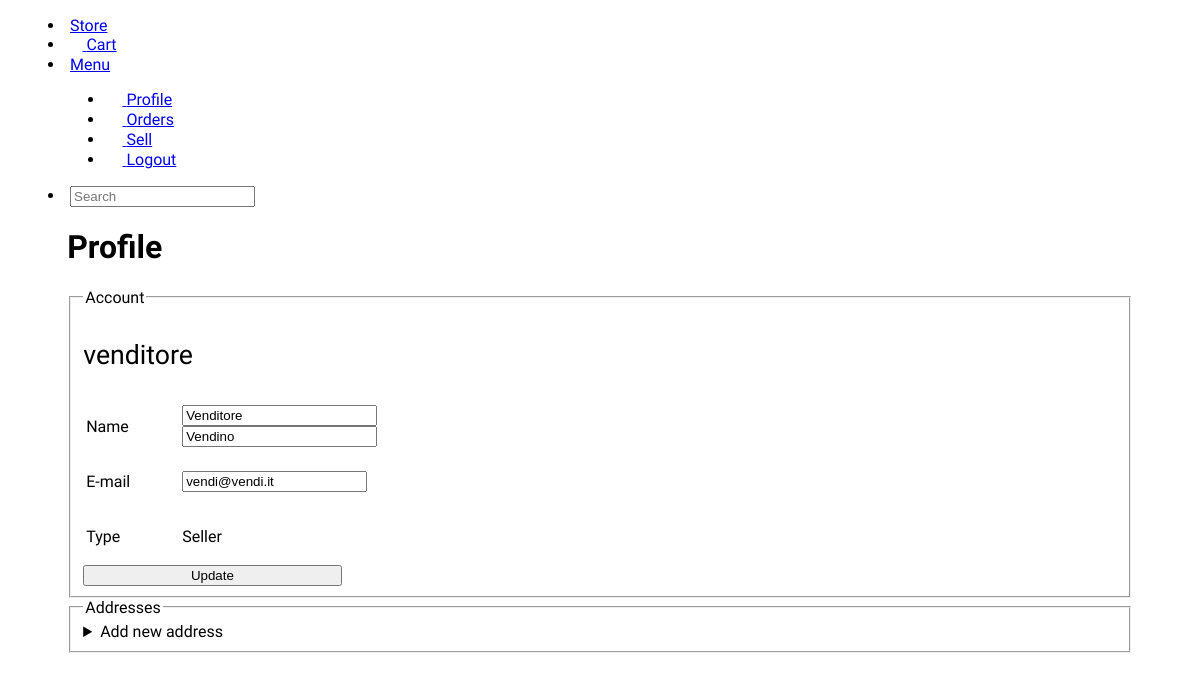
Screenshot of /profile (signed in) with the database file from the repository.
### tables.py (models this page shows, shortened)
class Base(DeclarativeBase):
    pass

class User(Base, UserMixin):
    __tablename__ = 'users'
    id: Mapped[int] = mapped_column(primary_key=True, autoincrement=True)
    email: Mapped[str] = mapped_column(unique=True)
    username: Mapped[str] = mapped_column(unique=True)
    password: Mapped[str] = mapped_column()
    name: Mapped[str] = mapped_column()
    last_name: Mapped[str] = mapped_column(nullable=True)
    user_type: Mapped[bool] = mapped_column() # True se venditore
    addresses: Mapped[List['Address']] = relationship(back_populates='user')
    cart_products: Mapped[List['CartProducts']] = relationship(back_populates='user')
    def is_seller(self):
        return  self.user_type

### app.py (the view, shortened to what this page needs)
@app.route('/profile', methods=['GET', 'POST'])
@login_required # Indica che è richiesto un login per accedere a questa pagina, un login avvenuto con successo e quindi con un utente loggato
def profile():
    if request.method == 'GET':
        user = db_session.scalar(select(User).filter(User.id == current_user.get_id()))
        addrs = db_session.scalar(select(Address).where(Address.user_id == int(current_user.get_id())))
        return render_template('profile.html', user=user, addrs=addrs)

### app.py (called while the page is built)
@login_manager.user_loader
def load_user(user_id):
    return db_session.scalar(select(User).where(User.id == int(user_id))) # Dovrebbe ritornare 'None' se l'ID non è valido

### templates/profile.html (shortened to what this page needs)
{% extends 'base.html' %}
{% block content %}
<div class="container-big">
    <h1>Profile</h1>
    <div class="flex">
        <div class="col-5">
            <fieldset>
                <legend>Account</legend>
            <div>
                <p id="username">{{user.username}}</p>
                <form method="post" class="bg-default p-.25">
                    <table>
                        <tr>
                            <td><p class="bold muted">Name</p></td>
                            <td style="width:80%">
                                <div class="flex">
                                    <input type="text" name="info-fname" class="mr-.25" value="{{user.name}}" style="width:50%" />
                                    <input type="text" name="info-lname" class="ml-.25" value="{{user.last_name}}" style="width:50%" />
                                </div>
                            </td>
                        </tr>
                        <tr>
                            <td><p class="bold muted">E-mail</p></td>
                            <td><input type="text" name="info-email" value="{{user.email}}" /></td>
                        </tr>
                        <tr>
                            <td><p class="bold muted">Type</p></td>
                            <td>
                                <p class="">
                                {{ 'Seller' if user.is_seller() else 'Buyer' }}
                                </p>
                            </td>
                        </tr>
                    </table>
                    <button style="width:25%" type="submit" name="info-update">Update</button>
                </form>
            </div>
        </fieldset>
    </div>
</div>
<div class="flex">
    <div class="col-7">
        <fieldset>
            <legend>Addresses</legend>
            <details class="bg-muted">
                <summary class="default">Add new address</summary>
            </details>
        </fieldset>
    </div>
</div>
{% endblock %}

### static/css/styles2.css (style rules this page uses)
body { font-family: "Onest"; }
.container-big { width: 90%; margin: 0 auto; }
.col-7 { flex: 70%; }
.col-5 { flex: 70%; }
#username { font-size: 20pt; }

### rows the page displays
User: username "venditore", info-fname "Venditore", info-lname "Vendino", info-email "vendi@vendi.it", user_type "Seller"
